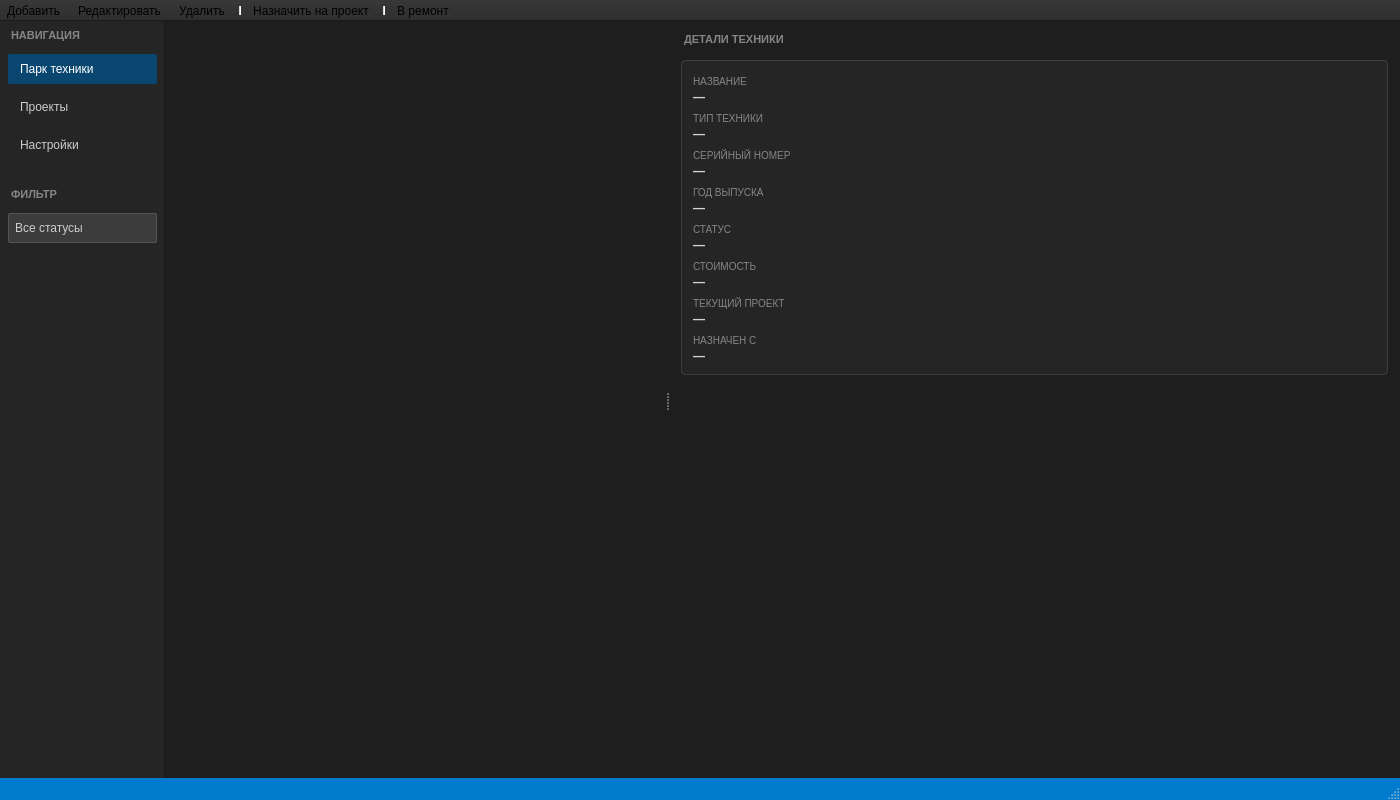
<?xml version="1.0" encoding="UTF-8"?>
<ui version="4.0">
 <class>MainWindow</class>
 <widget class="QMainWindow" name="MainWindow">
  <property name="geometry">
   <rect>
    <x>0</x>
    <y>0</y>
    <width>1400</width>
    <height>800</height>
   </rect>
  </property>
  <property name="contextMenuPolicy">
   <enum>Qt::ContextMenuPolicy::PreventContextMenu</enum>
  </property>
  <property name="windowTitle">
   <string>Строительство. Парк техники</string>
  </property>
  <property name="styleSheet">
   <string notr="true">QMainWindow {
    background-color: #1e1e1e;
}

QMenuBar {
    background: qlineargradient(x1:0, y1:0, x2:0, y2:1, stop:0 #3c3c3c, stop:1 #2d2d2d);
    color: #d4d4d4;
    border-bottom: 1px solid #1a1a1a;
}

QMenuBar::item {
    background: transparent;
    padding: 4px 12px;
}

QMenuBar::item:selected {
    background: #094771;
}

QToolBar {
    background: qlineargradient(x1:0, y1:0, x2:0, y2:1, stop:0 #383838, stop:1 #2e2e2e);
    border-bottom: 1px solid #1a1a1a;
    spacing: 4px;
}

QStatusBar {
    background: #007acc;
    color: white;
}
</string>
  </property>
  <widget class="QWidget" name="centralwidget">
   <layout class="QHBoxLayout" name="horizontalLayout">
    <property name="spacing">
     <number>0</number>
    </property>
    <property name="leftMargin">
     <number>0</number>
    </property>
    <property name="topMargin">
     <number>0</number>
    </property>
    <property name="rightMargin">
     <number>0</number>
    </property>
    <property name="bottomMargin">
     <number>0</number>
    </property>
    <item>
     <widget class="QWidget" name="sidebarWidget" native="true">
      <property name="minimumSize">
       <size>
        <width>165</width>
        <height>0</height>
       </size>
      </property>
      <property name="maximumSize">
       <size>
        <width>165</width>
        <height>16777215</height>
       </size>
      </property>
      <property name="styleSheet">
       <string notr="true">QWidget#sidebarWidget {
    background-color: #252526;
    border-right: 1px solid #1a1a1a;
}</string>
      </property>
      <layout class="QVBoxLayout" name="sidebarLayout">
       <property name="spacing">
        <number>8</number>
       </property>
       <property name="leftMargin">
        <number>8</number>
       </property>
       <property name="topMargin">
        <number>8</number>
       </property>
       <property name="rightMargin">
        <number>8</number>
       </property>
       <property name="bottomMargin">
        <number>8</number>
       </property>
       <item>
        <widget class="QLabel" name="navTitle">
         <property name="styleSheet">
          <string notr="true">color: #858585; font-weight: bold; font-size: 11px; padding-bottom: 4px;</string>
         </property>
         <property name="text">
          <string>НАВИГАЦИЯ</string>
         </property>
        </widget>
       </item>
       <item>
        <widget class="QPushButton" name="btnFleet">
         <property name="styleSheet">
          <string notr="true">QPushButton {
    text-align: left;
    padding: 8px 12px;
    background-color: #094771;
    color: white;
    border: none;
    border-radius: 2px;
}
QPushButton:hover {
    background-color: #0e639c;
}</string>
         </property>
         <property name="text">
          <string>Парк техники</string>
         </property>
        </widget>
       </item>
       <item>
        <widget class="QPushButton" name="btnProjects">
         <property name="styleSheet">
          <string notr="true">QPushButton {
    text-align: left;
    padding: 8px 12px;
    background-color: transparent;
    color: #cccccc;
    border: none;
}
QPushButton:hover {
    background-color: #2a2d2e;
}</string>
         </property>
         <property name="text">
          <string>Проекты</string>
         </property>
        </widget>
       </item>
       <item>
        <widget class="QPushButton" name="btnSettings">
         <property name="styleSheet">
          <string notr="true">QPushButton {
    text-align: left;
    padding: 8px 12px;
    background-color: transparent;
    color: #cccccc;
    border: none;
}
QPushButton:hover {
    background-color: #2a2d2e;
}</string>
         </property>
         <property name="text">
          <string>Настройки</string>
         </property>
        </widget>
       </item>
       <item>
        <spacer name="verticalSpacer1">
         <property name="orientation">
          <enum>Qt::Orientation::Vertical</enum>
         </property>
         <property name="sizeType">
          <enum>QSizePolicy::Policy::Fixed</enum>
         </property>
         <property name="sizeHint" stdset="0">
          <size>
           <width>20</width>
           <height>20</height>
          </size>
         </property>
        </spacer>
       </item>
       <item>
        <widget class="QLabel" name="filterTitle">
         <property name="styleSheet">
          <string notr="true">color: #858585; font-weight: bold; font-size: 11px; padding-bottom: 4px;</string>
         </property>
         <property name="text">
          <string>ФИЛЬТР</string>
         </property>
        </widget>
       </item>
       <item>
        <widget class="QComboBox" name="statusFilter">
         <property name="styleSheet">
          <string notr="true">QComboBox {
    padding: 6px;
    background-color: #3c3c3c;
    color: #cccccc;
    border: 1px solid #555555;
    border-radius: 2px;
}
QComboBox:hover {
    background-color: #4a4a4a;
}
QComboBox::drop-down {
    border: none;
}
QComboBox QAbstractItemView {
    background-color: #3c3c3c;
    color: #cccccc;
    selection-background-color: #094771;
}</string>
         </property>
         <item>
          <property name="text">
           <string>Все статусы</string>
          </property>
         </item>
         <item>
          <property name="text">
           <string>Свободна</string>
          </property>
         </item>
         <item>
          <property name="text">
           <string>На объекте</string>
          </property>
         </item>
         <item>
          <property name="text">
           <string>В ремонте</string>
          </property>
         </item>
         <item>
          <property name="text">
           <string>Списана</string>
          </property>
         </item>
        </widget>
       </item>
       <item>
        <spacer name="verticalSpacer2">
         <property name="orientation">
          <enum>Qt::Orientation::Vertical</enum>
         </property>
         <property name="sizeType">
          <enum>QSizePolicy::Policy::Expanding</enum>
         </property>
         <property name="sizeHint" stdset="0">
          <size>
           <width>20</width>
           <height>40</height>
          </size>
         </property>
        </spacer>
       </item>
      </layout>
     </widget>
    </item>
    <item>
     <widget class="QSplitter" name="splitter">
      <property name="orientation">
       <enum>Qt::Orientation::Horizontal</enum>
      </property>
      <widget class="QWidget" name="tableContainer" native="true"/>
      <widget class="QWidget" name="detailsPanel" native="true">
       <property name="minimumSize">
        <size>
         <width>300</width>
         <height>0</height>
        </size>
       </property>
       <layout class="QVBoxLayout" name="detailsPanelLayout">
        <property name="spacing">
         <number>10</number>
        </property>
        <property name="leftMargin">
         <number>12</number>
        </property>
        <property name="topMargin">
         <number>12</number>
        </property>
        <property name="rightMargin">
         <number>12</number>
        </property>
        <property name="bottomMargin">
         <number>12</number>
        </property>
        <item>
         <widget class="QLabel" name="detailsTitle">
          <property name="text">
           <string>ДЕТАЛИ ТЕХНИКИ</string>
          </property>
          <property name="styleSheet">
           <string notr="true">color: #858585; font-weight: bold; font-size: 11px; padding-bottom: 4px;</string>
          </property>
         </widget>
        </item>
        <item>
         <widget class="QGroupBox" name="infoGroup">
          <property name="styleSheet">
           <string notr="true">QGroupBox {
    background-color: #252526;
    border: 1px solid #3e3e3e;
    border-radius: 4px;
    padding: 12px;
}</string>
          </property>
          <layout class="QVBoxLayout" name="infoLayout">
           <property name="spacing">
            <number>8</number>
           </property>
           <item>
            <layout class="QVBoxLayout" name="detailsNameLayout">
             <property name="spacing">
              <number>2</number>
             </property>
             <item>
              <widget class="QLabel" name="detailsNameLabel">
               <property name="text">
                <string>НАЗВАНИЕ</string>
               </property>
               <property name="styleSheet">
                <string notr="true">color: #858585; font-size: 10px;</string>
               </property>
              </widget>
             </item>
             <item>
              <widget class="QLabel" name="detailsName">
               <property name="text">
                <string>—</string>
               </property>
               <property name="wordWrap">
                <bool>true</bool>
               </property>
               <property name="styleSheet">
                <string notr="true">color: #d4d4d4; font-size: 12px; font-weight: 500;</string>
               </property>
              </widget>
             </item>
            </layout>
           </item>
           <item>
            <layout class="QVBoxLayout" name="detailsTypeLayout">
             <property name="spacing">
              <number>2</number>
             </property>
             <item>
              <widget class="QLabel" name="detailsTypeLabel">
               <property name="text">
                <string>ТИП ТЕХНИКИ</string>
               </property>
               <property name="styleSheet">
                <string notr="true">color: #858585; font-size: 10px;</string>
               </property>
              </widget>
             </item>
             <item>
              <widget class="QLabel" name="detailsType">
               <property name="text">
                <string>—</string>
               </property>
               <property name="wordWrap">
                <bool>true</bool>
               </property>
               <property name="styleSheet">
                <string notr="true">color: #d4d4d4; font-size: 12px; font-weight: 500;</string>
               </property>
              </widget>
             </item>
            </layout>
           </item>
           <item>
            <layout class="QVBoxLayout" name="detailsSerialLayout">
             <property name="spacing">
              <number>2</number>
             </property>
             <item>
              <widget class="QLabel" name="detailsSerialLabel">
               <property name="text">
                <string>СЕРИЙНЫЙ НОМЕР</string>
               </property>
               <property name="styleSheet">
                <string notr="true">color: #858585; font-size: 10px;</string>
               </property>
              </widget>
             </item>
             <item>
              <widget class="QLabel" name="detailsSerial">
               <property name="text">
                <string>—</string>
               </property>
               <property name="wordWrap">
                <bool>true</bool>
               </property>
               <property name="styleSheet">
                <string notr="true">color: #d4d4d4; font-size: 12px; font-weight: 500;</string>
               </property>
              </widget>
             </item>
            </layout>
           </item>
           <item>
            <layout class="QVBoxLayout" name="detailsYearLayout">
             <property name="spacing">
              <number>2</number>
             </property>
             <item>
              <widget class="QLabel" name="detailsYearLabel">
               <property name="text">
                <string>ГОД ВЫПУСКА</string>
               </property>
               <property name="styleSheet">
                <string notr="true">color: #858585; font-size: 10px;</string>
               </property>
              </widget>
             </item>
             <item>
              <widget class="QLabel" name="detailsYear">
               <property name="text">
                <string>—</string>
               </property>
               <property name="wordWrap">
                <bool>true</bool>
               </property>
               <property name="styleSheet">
                <string notr="true">color: #d4d4d4; font-size: 12px; font-weight: 500;</string>
               </property>
              </widget>
             </item>
            </layout>
           </item>
           <item>
            <layout class="QVBoxLayout" name="detailsStatusLayout">
             <property name="spacing">
              <number>2</number>
             </property>
             <item>
              <widget class="QLabel" name="detailsStatusLabel">
               <property name="text">
                <string>СТАТУС</string>
               </property>
               <property name="styleSheet">
                <string notr="true">color: #858585; font-size: 10px;</string>
               </property>
              </widget>
             </item>
             <item>
              <widget class="QLabel" name="detailsStatus">
               <property name="text">
                <string>—</string>
               </property>
               <property name="wordWrap">
                <bool>true</bool>
               </property>
               <property name="styleSheet">
                <string notr="true">color: #d4d4d4; font-size: 12px; font-weight: 500;</string>
               </property>
              </widget>
             </item>
            </layout>
           </item>
           <item>
            <layout class="QVBoxLayout" name="detailsCostLayout">
             <property name="spacing">
              <number>2</number>
             </property>
             <item>
              <widget class="QLabel" name="detailsCostLabel">
               <property name="text">
                <string>СТОИМОСТЬ</string>
               </property>
               <property name="styleSheet">
                <string notr="true">color: #858585; font-size: 10px;</string>
               </property>
              </widget>
             </item>
             <item>
              <widget class="QLabel" name="detailsCost">
               <property name="text">
                <string>—</string>
               </property>
               <property name="wordWrap">
                <bool>true</bool>
               </property>
               <property name="styleSheet">
                <string notr="true">color: #d4d4d4; font-size: 12px; font-weight: 500;</string>
               </property>
              </widget>
             </item>
            </layout>
           </item>
           <item>
            <layout class="QVBoxLayout" name="detailsProjectLayout">
             <property name="spacing">
              <number>2</number>
             </property>
             <item>
              <widget class="QLabel" name="detailsProjectLabel">
               <property name="text">
                <string>ТЕКУЩИЙ ПРОЕКТ</string>
               </property>
               <property name="styleSheet">
                <string notr="true">color: #858585; font-size: 10px;</string>
               </property>
              </widget>
             </item>
             <item>
              <widget class="QLabel" name="detailsProject">
               <property name="text">
                <string>—</string>
               </property>
               <property name="wordWrap">
                <bool>true</bool>
               </property>
               <property name="styleSheet">
                <string notr="true">color: #d4d4d4; font-size: 12px; font-weight: 500;</string>
               </property>
              </widget>
             </item>
            </layout>
           </item>
           <item>
            <layout class="QVBoxLayout" name="detailsAssignedDateLayout">
             <property name="spacing">
              <number>2</number>
             </property>
             <item>
              <widget class="QLabel" name="detailsAssignedDateLabel">
               <property name="text">
                <string>НАЗНАЧЕН С</string>
               </property>
               <property name="styleSheet">
                <string notr="true">color: #858585; font-size: 10px;</string>
               </property>
              </widget>
             </item>
             <item>
              <widget class="QLabel" name="detailsAssignedDate">
               <property name="text">
                <string>—</string>
               </property>
               <property name="wordWrap">
                <bool>true</bool>
               </property>
               <property name="styleSheet">
                <string notr="true">color: #d4d4d4; font-size: 12px; font-weight: 500;</string>
               </property>
              </widget>
             </item>
            </layout>
           </item>
          </layout>
         </widget>
        </item>
        <item>
         <spacer name="detailsVerticalSpacer">
          <property name="orientation">
           <enum>Qt::Orientation::Vertical</enum>
          </property>
          <property name="sizeType">
           <enum>QSizePolicy::Policy::Expanding</enum>
          </property>
          <property name="sizeHint" stdset="0">
           <size>
            <width>20</width>
            <height>40</height>
           </size>
          </property>
         </spacer>
        </item>
       </layout>
      </widget>
     </widget>
    </item>
   </layout>
  </widget>
  <widget class="QToolBar" name="toolBar">
   <property name="contextMenuPolicy">
    <enum>Qt::ContextMenuPolicy::PreventContextMenu</enum>
   </property>
   <property name="windowTitle">
    <string>toolBar</string>
   </property>
   <property name="toolTip">
    <string notr="true"/>
   </property>
   <property name="movable">
    <bool>false</bool>
   </property>
   <property name="floatable">
    <bool>false</bool>
   </property>
   <attribute name="toolBarArea">
    <enum>TopToolBarArea</enum>
   </attribute>
   <attribute name="toolBarBreak">
    <bool>false</bool>
   </attribute>
   <addaction name="actionAdd"/>
   <addaction name="actionEdit"/>
   <addaction name="actionDelete"/>
   <addaction name="separator"/>
   <addaction name="actionAssignToProject"/>
   <addaction name="separator"/>
   <addaction name="actionSendToRepair"/>
  </widget>
  <widget class="QStatusBar" name="statusbar">
   <property name="enabled">
    <bool>true</bool>
   </property>
  </widget>
  <action name="actionAdd">
   <property name="text">
    <string>Добавить</string>
   </property>
   <property name="toolTip">
    <string>Добавить технику</string>
   </property>
   <property name="shortcutVisibleInContextMenu">
    <bool>false</bool>
   </property>
  </action>
  <action name="actionEdit">
   <property name="text">
    <string>Редактировать</string>
   </property>
   <property name="toolTip">
    <string>Редактировать технику</string>
   </property>
   <property name="shortcutVisibleInContextMenu">
    <bool>false</bool>
   </property>
  </action>
  <action name="actionDelete">
   <property name="text">
    <string>Удалить</string>
   </property>
   <property name="toolTip">
    <string>Удалить технику</string>
   </property>
   <property name="shortcutVisibleInContextMenu">
    <bool>false</bool>
   </property>
  </action>
  <action name="actionAssignToProject">
   <property name="text">
    <string>Назначить на проект</string>
   </property>
   <property name="shortcutVisibleInContextMenu">
    <bool>false</bool>
   </property>
  </action>
  <action name="actionReturnFromProject">
   <property name="text">
    <string>Вернуть с проекта</string>
   </property>
   <property name="shortcutVisibleInContextMenu">
    <bool>false</bool>
   </property>
  </action>
  <action name="actionSendToRepair">
   <property name="text">
    <string>В ремонт</string>
   </property>
   <property name="shortcutVisibleInContextMenu">
    <bool>false</bool>
   </property>
  </action>
 </widget>
 <resources/>
 <connections/>
</ui>
